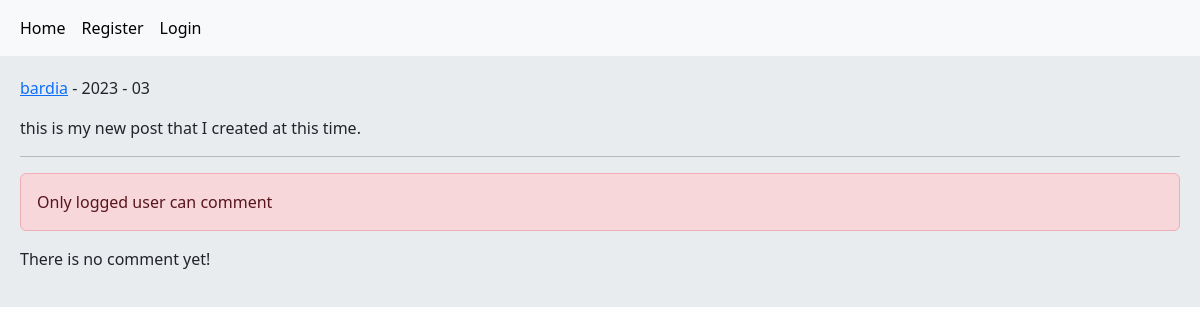
/post/5/this-is-my-new-post-that-i-created-at-this-time/, run on an earlier commit of the app's database.
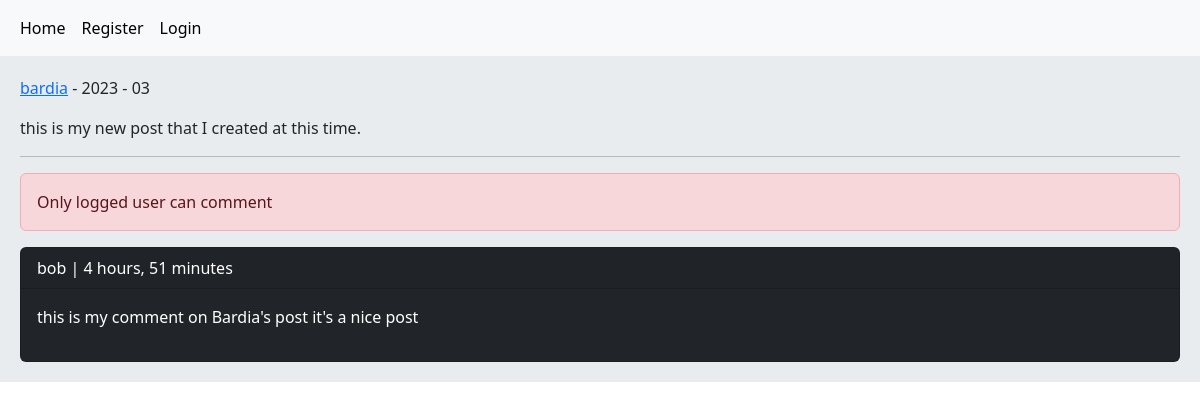
And on a later commit of the database.
### home/models.py (models this page shows)
class Comment(models.Model):
    user = models.ForeignKey(User, on_delete=models.CASCADE, related_name='ucomments')
    post = models.ForeignKey(Post, on_delete=models.CASCADE, related_name='pcomments')
    reply = models.ForeignKey('self', on_delete=models.CASCADE, related_name='rcomments', blank=True, null=True)
    is_reply = models.BooleanField(default=False)
    body = models.TextField(max_length=400)
    created = models.DateTimeField(auto_now_add=True)

### home/views.py (the view, shortened to what this page needs)
# urls.py: path('post/<int:post_id>/<slug:post_slug>/', views.PostDetailView.as_view(), name='post_detail'),
class PostDetailView(View):
    form_class = CommentCreateForm
    def setup(self, request, *args, **kwargs):
        self.post_intance = get_object_or_404(Post, pk=kwargs['post_id'], slug=kwargs['post_slug'])
        return super().setup(request, *args, **kwargs)
    def get(self, request, *args, **kwargs):
        comments = self.post_intance.pcomments.filter(is_reply=False)
        return render(request, 'home/detail.html',
                      {'post': self.post_intance, 'comments': comments, 'form': self.form_class})

### home/templates/home/detail.html (shortened to what this page needs)
{% extends 'base.html' %}
{% block content %}
    <p><a href="{% url 'account:user_profile' post.user.id %}"> {{ post.user.username }}</a>
        - {{ post.updated|date:"Y - m" }}</p>
    <p>{{ post.body }}</p>
    <hr/>
    {% if request.user.is_authenticated %}
        <form action="" method="post">
        {% csrf_token %}
        {{ form.as_p }}
        <input type="submit" value="Send">
    {% else %}
        <p class="alert alert-danger"> Only logged user can comment</p>
    {% endif %}
{% for comment in comments %}
    <div class='card bg-dark text-white'>
        <p class="card-header">{{ comment.user }} | {{ comment.created|timesince }}</p>
        <p class="card-body">{{ comment.body }}</p>
    </div>
{% empty %}
    <p>There is no comment yet!</p>
{% endfor %}
{% endblock %}

What changed in the data, as far as the page shows it:
added Comment: user "bob", created "4 hours, 51 minutes", body "this is my comment on Bardia's post it's a nice post"
Also different on the page:
text no longer shown: "There is no comment yet!"
